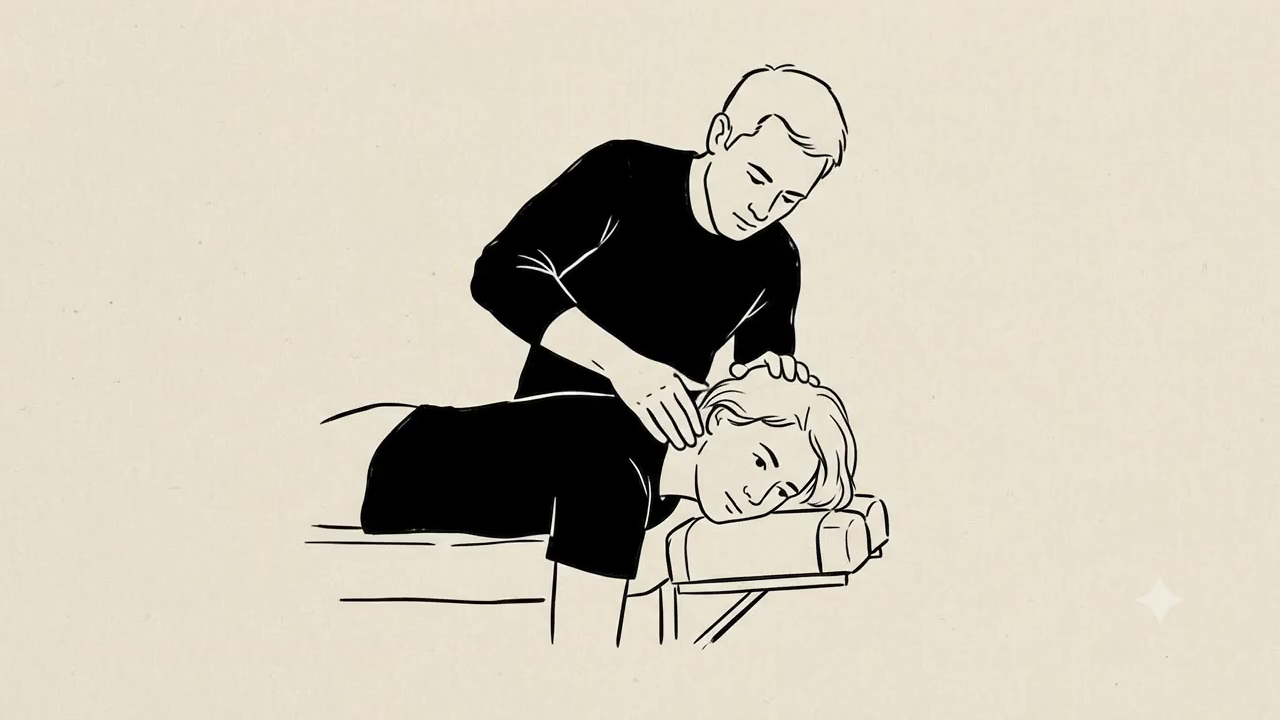
#> input picture scratch/scene_1_first_frame.png, 1280 x 720 px, given in place of zollaman_base.png, which was not available
$ python make_short.py
#> lines starting #> are read from the running program, lines starting #| are printed output that depends on the picture; after the words box and inside, x2 and y2 are one past the last pixel; in counts of white or black regions, pixels touching at a corner belong together; pictures that were not available may be replaced by others from this repository, and a replacement may not be noted
# -*- coding: utf-8 -*-
"""졸라맨·졸라녀 한글 '레고 블록' 쇼츠 (세로 1080x1920).
자모(자음+모음)가 하나씩 날아와 음절칸에 스냅 → 완성 글자(노란 블록)로 변신.
단어: 비티에스(BTS), 다이나마이트(dynamite). 아래에 영어 라벨.
프로그램 모션그래픽(MoviePy 2.x + PIL). 음악은 무음으로 렌더 후 별도 mux."""
import os, sys, math
import numpy as np
from PIL import Image, ImageDraw, ImageFont
from moviepy import VideoClip

ROOT = os.path.dirname(os.path.dirname(os.path.abspath(__file__)))
sys.path.append(os.path.join(ROOT, "scratch"))
from hangeul_decomposer import decompose_char
for _s in (sys.stdout, sys.stderr):
    try: _s.reconfigure(encoding="utf-8", errors="replace")
    except Exception: pass

W, H, FPS = 1080, 1920, 30
ODIR = os.path.join(ROOT, "zolla_hangul")
OUT = os.path.join(ODIR, "dynamite_short_silent.mp4")
FONT = r"C:\Windows\Fonts\malgunbd.ttf"
HV = os.path.join(ROOT, "home_vocab")

VOWELS_H = set("ㅗㅛㅜㅠㅡ")          # 가로모음 → 자음 위 / 모음 아래
# 그 외 세로모음 → 자음 왼쪽 / 모음 오른쪽

CONS_COLOR = (255, 107, 107)   # 자음 = 코랄
VOW_COLOR  = (78, 205, 196)    # 모음 = 청록
SYL_COLOR  = (255, 213, 61)    # 완성 글자 = 노랑
INK        = (40, 40, 45)

# ---------- 폰트 캐시 ----------
_FC = {}
# [4 lines left out: function font, not called in this run]

# ---------- 이징 ----------
def ease_out_cubic(p): return 1 - (1 - p) ** 3
def clamp(v, a, b): return max(a, min(b, v))
def lerp(a, b, t): return a + (b - a) * t

# ---------- 블록 타일 ----------
# [37 lines left out: functions block_tile, paste_alpha, not called in this run]

# ---------- 졸라 캐릭터 로드(흰 배경 제거) ----------
def load_zolla(path, target_h, flip=False):
#> called with path = 'home_vocab/zollaman_base.png', target_h = 430, flip = False
    im = Image.open(path).convert("RGBA")
    arr = np.array(im)
    mask = ~((arr[:, :, 0] > 244) & (arr[:, :, 1] > 244) & (arr[:, :, 2] > 244))
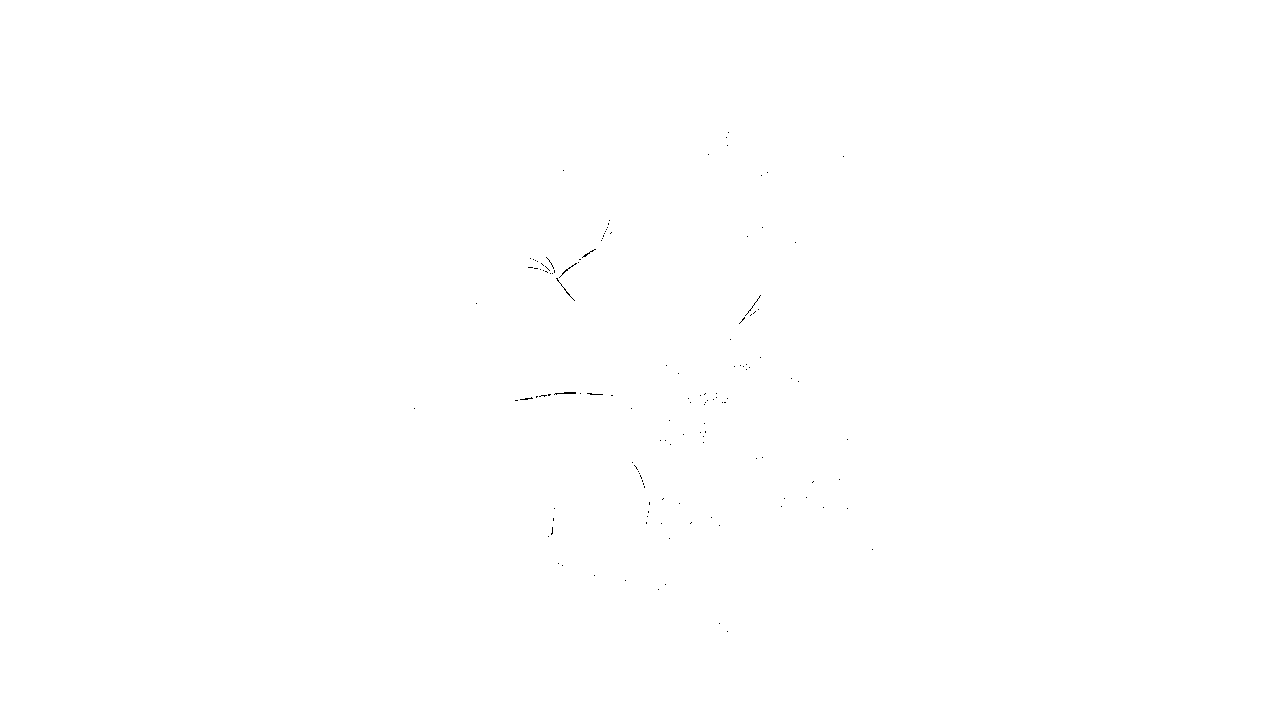
#> mask: shape (720, 1280) bool; 100% white; black in thin lines or dots, all inside (x1, y1, x2, y2) = (414, 132, 873, 632)
    ys, xs = np.where(mask)
    if len(xs):
        im = im.crop((xs.min(), ys.min(), xs.max() + 1, ys.max() + 1))
        arr = np.array(im)
        white = (arr[:, :, 0] > 244) & (arr[:, :, 1] > 244) & (arr[:, :, 2] > 244)
        arr[white, 3] = 0
#> arr: shape (720, 1280, 4); mean R, G, B, A 205.6, 199.3, 183.3, 254.9
        im = Image.fromarray(arr)
    if flip: im = im.transpose(Image.FLIP_LEFT_RIGHT)
    w = int(im.width * target_h / im.height)
#> w = 764
    return im.resize((w, target_h), Image.LANCZOS)

print("졸라 캐릭터 로딩...")
ZMAN  = load_zolla(os.path.join(HV, "zollaman_base.png"), 430)
ZNYEO = load_zolla(os.path.join(HV, "zollanyeo_base.png"), 430, flip=True)
#> call 2 of load_zolla, with path = 'home_vocab/zollanyeo_base.png', target_h = 430, flip = True
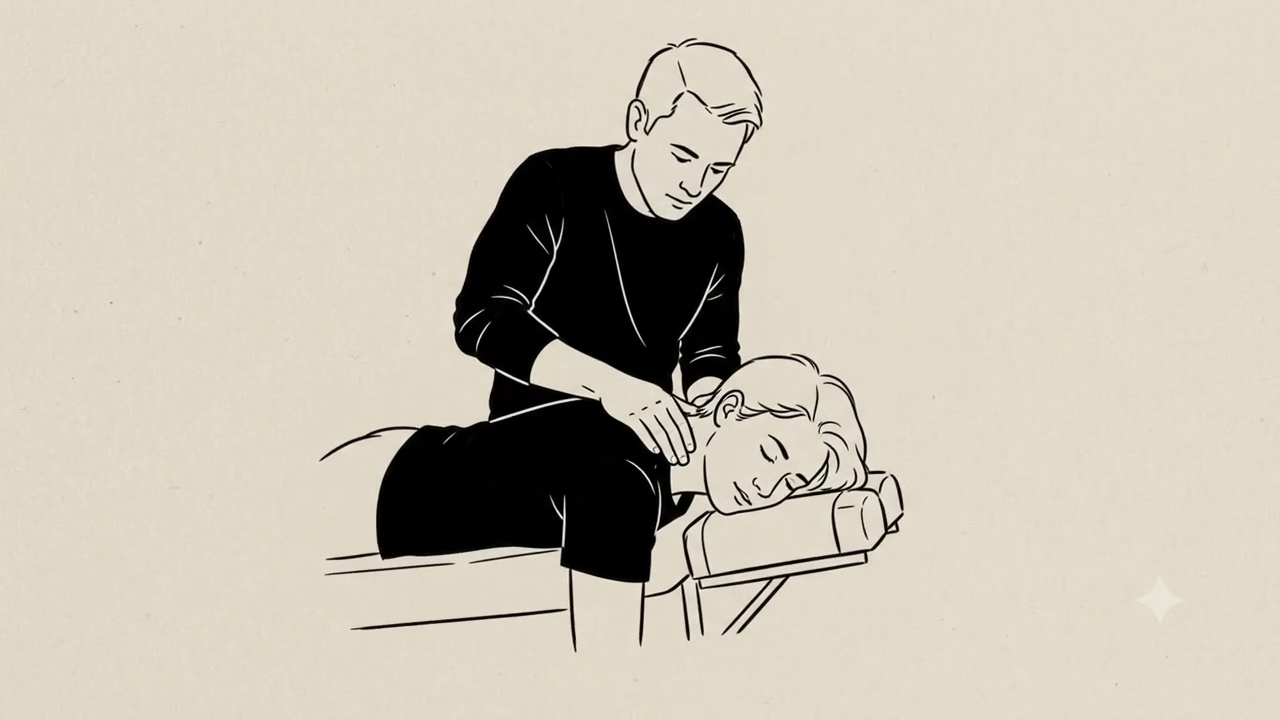
#> input picture scratch/scene_1_mid_frame.png, 1280 x 720 px, given in place of zollanyeo_base.png, which was not available
#> in load_zolla (call 2), `mask = ~((arr[:, :, 0] > 244) & (arr[:, :, 1] > 244) & (arr[:, :, 2] >..`: mask: shape (720, 1280) bool; 100% white; black in thin lines or dots, all inside (x1, y1, x2, y2) = (467, 257, 824, 512)
#> in load_zolla (call 2), `white = (arr[:, :, 0] > 244) & (arr[:, :, 1] > 244) & (arr[:, :, 2] > ..`:
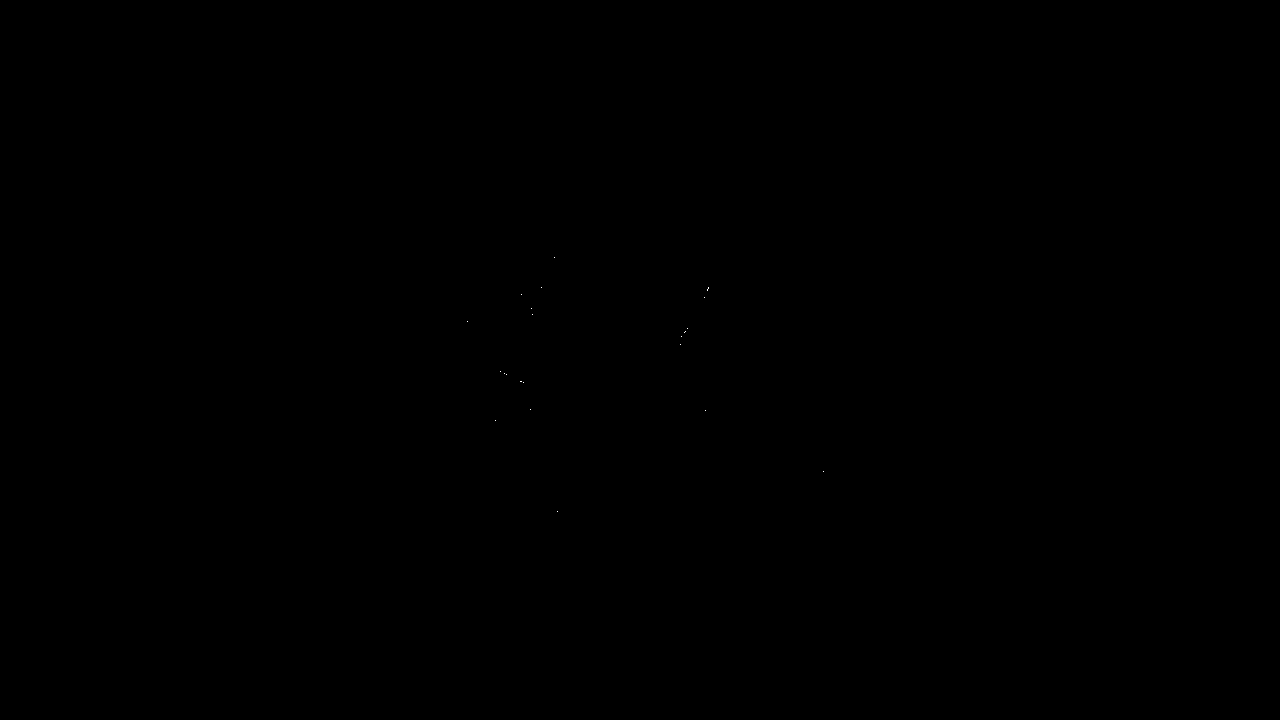
#> white: shape (720, 1280) bool; 0% white in thin lines or dots, all inside (x1, y1, x2, y2) = (467, 257, 824, 512)
#> in load_zolla (call 2), `arr[white, 3] = 0`: arr: shape (720, 1280, 4); mean R, G, B, A 200.2, 193.8, 178.1, 255
#> in load_zolla (call 2), `if flip: im = im.transpose(Image.FLIP_LEFT_RIGHT)`:
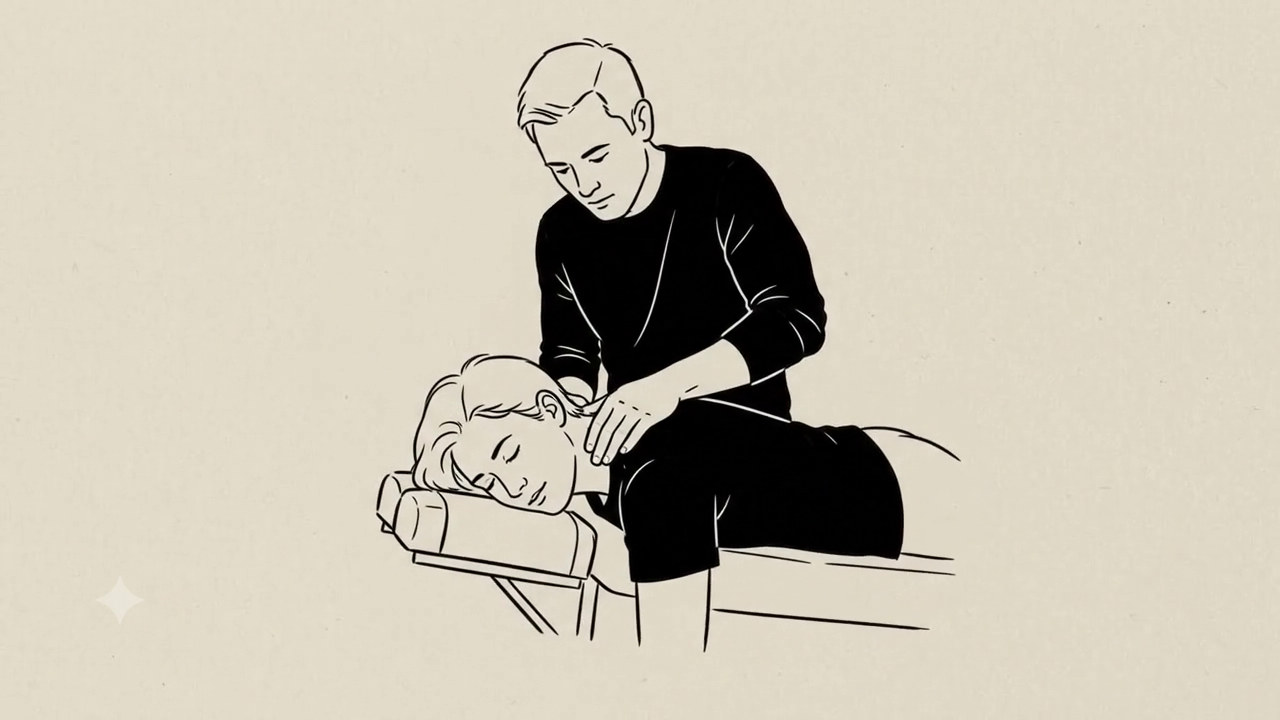
#> im: PIL image 1280x720 RGBA; mean R, G, B, A 200.2, 193.8, 178.1, 255; transparent parts drawn white
ZMAN_C  = load_zolla(os.path.join(HV, "zollaman_cheering.png"), 470)
ZNYEO_C = load_zolla(os.path.join(HV, "zollanyeo_cheering.png"), 470, flip=True)
#> (the run stopped early here; a loop or call above may not have finished)
